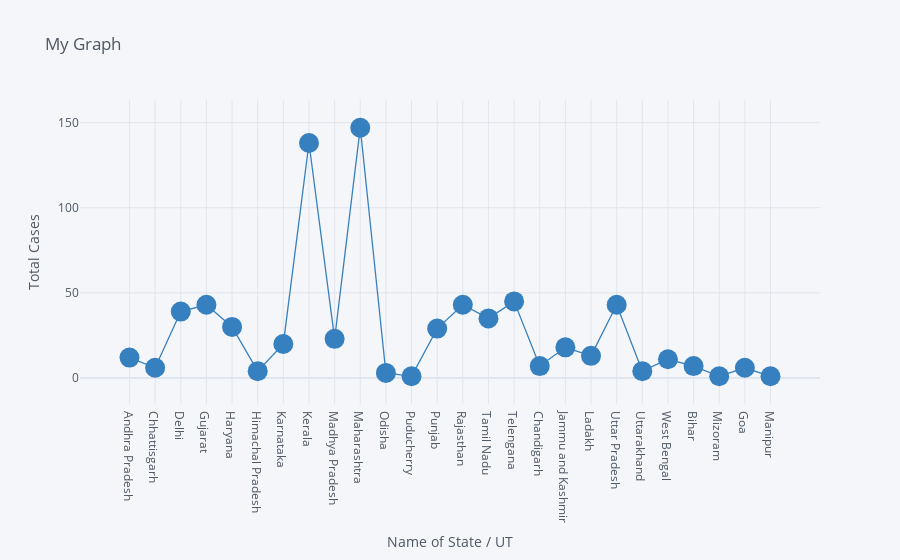
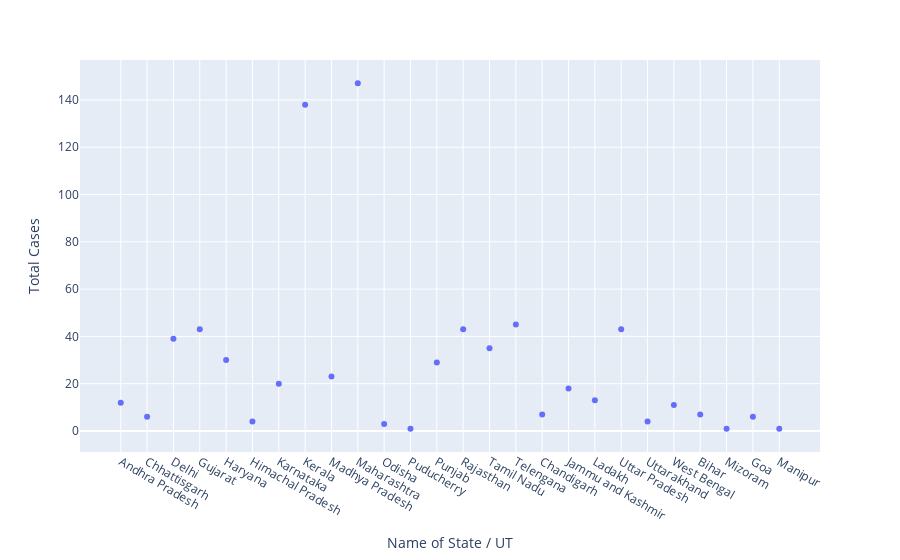

The cell these charts' notebook holds for them, in order:
### Code cell
df.iplot(kind='scatter',x='Name of State / UT',y='Total Cases',mode='markers+lines',title='My Graph',xTitle='Name of State / UT',yTitle='Total Cases',colors='blue',size=20)
px.scatter(df,x='Name of State / UT',y='Total Cases')

### Figure 1 — Plotly figure (JSON) as saved in the notebook; plotly's stock layout.template omitted (floating-point values rounded to 4 significant figures)
{"data": [{"line": {"color": "rgba(55, 128, 191, 1.0)", "dash": "solid", "shape": "linear", "width": 1.3}, "marker": {"size": 20, "symbol": "circle"}, "mode": "markers+lines", "name": "Total Cases", "text": "", "type": "scatter", "x": ["Andhra Pradesh", "Chhattisgarh", "Delhi", "Gujarat", "Haryana", "Himachal Pradesh", "Karnataka", "Kerala", "Madhya Pradesh", "Maharashtra", "Odisha", "Puducherry", "Punjab", "Rajasthan", "Tamil Nadu", "Telengana", "Chandigarh", "Jammu and Kashmir", "Ladakh", "Uttar Pradesh", "Uttarakhand", "West Bengal", "Bihar", "Mizoram", "Goa", "Manipur"], "y": [12, 6, 39, 43, 30, 4, 20, 138, 23, 147, 3, 1, 29, 43, 35, 45, 7, 18, 13, 43, 4, 11, 7, 1, 6, 1]}], "layout": {"legend": {"bgcolor": "#F5F6F9", "font": {"color": "#4D5663"}}, "paper_bgcolor": "#F5F6F9", "plot_bgcolor": "#F5F6F9", "title": {"font": {"color": "#4D5663"}, "text": "My Graph"}, "xaxis": {"gridcolor": "#E1E5ED", "showgrid": true, "tickfont": {"color": "#4D5663"}, "title": {"font": {"color": "#4D5663"}, "text": "Name of State / UT"}, "zerolinecolor": "#E1E5ED"}, "yaxis": {"gridcolor": "#E1E5ED", "showgrid": true, "tickfont": {"color": "#4D5663"}, "title": {"font": {"color": "#4D5663"}, "text": "Total Cases"}, "zerolinecolor": "#E1E5ED"}}}

### Figure 2 — Plotly figure (JSON) as saved in the notebook; plotly's stock layout.template omitted (floating-point values rounded to 4 significant figures)
{"data": [{"hovertemplate": "Name of State / UT=%{x}<br>Total Cases=%{y}<extra></extra>", "legendgroup": "", "marker": {"color": "#636efa", "symbol": "circle"}, "mode": "markers", "name": "", "orientation": "v", "showlegend": false, "type": "scatter", "x": ["Andhra Pradesh", "Chhattisgarh", "Delhi", "Gujarat", "Haryana", "Himachal Pradesh", "Karnataka", "Kerala", "Madhya Pradesh", "Maharashtra", "Odisha", "Puducherry", "Punjab", "Rajasthan", "Tamil Nadu", "Telengana", "Chandigarh", "Jammu and Kashmir", "Ladakh", "Uttar Pradesh", "Uttarakhand", "West Bengal", "Bihar", "Mizoram", "Goa", "Manipur"], "xaxis": "x", "y": [12, 6, 39, 43, 30, 4, 20, 138, 23, 147, 3, 1, 29, 43, 35, 45, 7, 18, 13, 43, 4, 11, 7, 1, 6, 1], "yaxis": "y"}], "layout": {"legend": {"tracegroupgap": 0}, "margin": {"t": 60}, "xaxis": {"anchor": "y", "domain": [0, 1], "title": {"text": "Name of State / UT"}}, "yaxis": {"anchor": "x", "domain": [0, 1], "title": {"text": "Total Cases"}}}}
